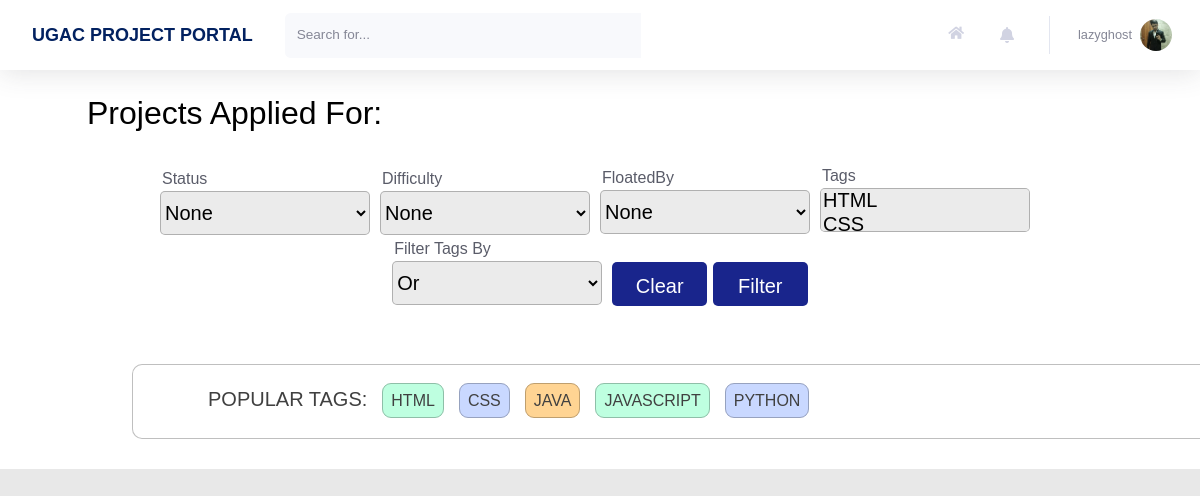
Page /profile/projects/view/?view=applied (signed in) on the earlier database version.
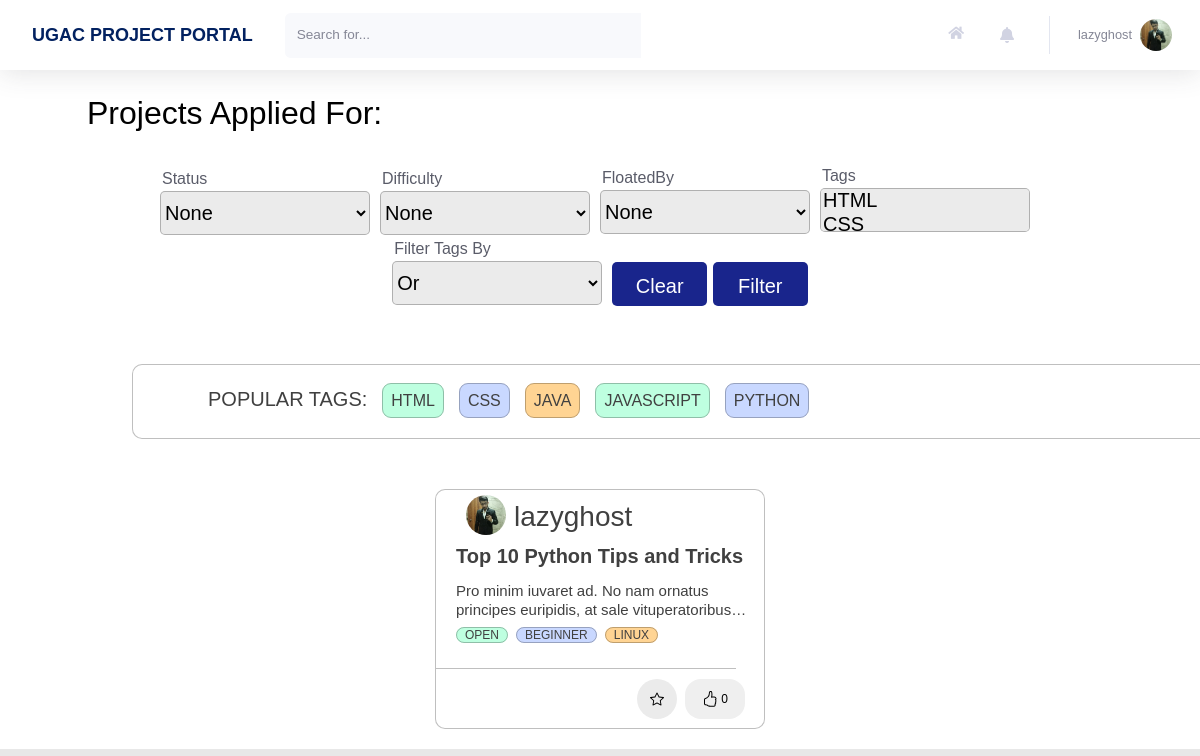
Same page on the later database version.
### users/models.py (models this page shows, shortened)
class Profile(models.Model):
    user = models.OneToOneField(User, on_delete=models.CASCADE)
    image = models.ImageField(default = 'default.jpg', upload_to='profile_pics', blank=True)
    rollno = models.CharField(max_length=10)
    year = models.CharField(max_length=30, choices = YEAR_CHOICES)
    branch = models.CharField(max_length=30, choices = BRANCH_CHOICES)
    techskills = models.TextField()
    starred_projects = models.ManyToManyField(Project, related_name='starred_projects', blank = True)
    liked_projects = models.ManyToManyField(Project, related_name='liked_projects', blank = True)
    cv = models.FileField(blank = True, upload_to='resumes',validators=[FileExtensionValidator(allowed_extensions=['pdf'])])
    linked_in_link = models.CharField(blank=True, max_length=100)
    portfolio_link = models.CharField(blank=True, max_length=100)
    github_link = models.CharField(blank=True, max_length=100)

### home/models.py (models this page shows, shortened)
class Tag(models.Model):
    Title = models.CharField(max_length=20)
    def __str__(self):
        return f"{self.Title}"

class Project(models.Model):
    Title = models.CharField(max_length=100)
    Description = models.TextField()
    FloatedBy = models.ForeignKey(User, on_delete=models.CASCADE,related_name="FloatedBy")
    Mentors = models.ManyToManyField(User,related_name='Mentors')
    Status = models.CharField(max_length=10, choices=STATUS_CHOICES, default='Open')
    OpenedFor = models.CharField(max_length=300)
    Difficulty = models.CharField(max_length=15, choices=DIFFICULTY_CHOICES, default='Beginner')
    PreRequisite = models.TextField()
    Tags = models.ManyToManyField(Tag, related_name='Tags')
    Duration = models.CharField(max_length=30, choices=DURATION_CHOICES)
    DatePosted = models.DateTimeField(default = timezone.now)
    SelectionCriteria = models.TextField()
    MailNotification = models.CharField(max_length=5, choices=NOTIFICATION_CHOICES,default='On')
    ApplyRequest = models.ManyToManyField(User, related_name='ApplyRequest', blank = True)
    AlreadyApplied = models.ManyToManyField(User, related_name='AlreadyApplied', blank = True)
    Likes = models.IntegerField(default=0)

### users/views.py (the view)
# urls.py: path('projects/view/', views.projects_view, name = 'projects-view'),
@login_required
def projects_view(request):
    req_projects, title, heading = get_projects_view_details(request)
    projects = get_filtered_projects(request, req_projects)
    projects = get_paginated_projects(request, projects)
    projects_id = get_user_projects_id(request.user)
    common_tags = get_most_common_tags(5)
    context = {
        'title': title,
        'users':User.objects.all(),
        'tags': Tag.objects.all(),
        'users_html':serialize("json", User.objects.all()),
        'tags_html':serialize("json", Tag.objects.all()),
        'projects': projects,
        'projects_id': projects_id,
        'notifications': Notification.objects.filter(user = request.user).order_by('-time'),
        'common_tags':common_tags,
        'heading': heading
    }
    return render(request, 'users/projects_view.html', context)

### users/templates/users/projects_view.html (shortened to what this page needs)
{% extends 'home/main.html' %}
{% load crispy_forms_tags %}
{% block headingBlock %}
<h2>{{ heading }}</h2>
{% endblock headingBlock %}

### home/templates/home/main.html (shortened to what this page needs)
{% extends 'home/base.html' %}
{% load static %}
{% load crispy_forms_tags %}
{% block customStylesheets %}
<link rel="stylesheet" type="text/css" href="{% static 'home/main.css' %}">
{% endblock customStylesheets %}
{% block content %}
{% block mainContentBlock %}
<div class="project_cards">
    {% block headingBlock %}{% endblock headingBlock %}
    <br>
    {% block filterBlock %}
    <form method="get" class="form-inline justify-content-lg-center h5 mb-0 text-gray-800 " style="width: 100%;">
        <div class="" style="padding-right:23px;width: 220px;">
            <label for="id_Status" style="font-size: 16px; font-weight: 300;float: left; ">Status</label>
            <select name="Status" id="id_Status" style="background-color:#EBEBEB; border: 1px solid rgba(0, 0, 0, 0.25); border-radius: 5px;width:210px; height:44px;">
                <option value="">None</option>
            </select>
        </div>
        <div class="" style="padding-right:23px; width: 220px;">
            <label for="id_Difficulty" style="font-size: 16px; font-weight: 300;float: left; ">Difficulty</label>
            <select name="Difficulty" id="id_Difficulty" style="background-color:#EBEBEB; border: 1px solid rgba(0, 0, 0, 0.25); border-radius: 5px;width:210px; height:44px;">
                <option value="">None</option>
            </select>
        </div>
        <div class="select2-selection select2-selection--single" style="padding-right:23px;width: 220px; margin-bottom: 2px;">
            <label for="id_FloatedBy" style="font-size: 16px; font-weight: 300;float: left; ">FloatedBy</label>
            <select name="FloatedBy" id="id_FloatedBy" class="searchable-select select2-selection__rendered" style="background-color:#EBEBEB; border: 1px solid rgba(0, 0, 0, 0.25); border-radius: 5px;width:210px; height:44px;">
                <option value="">None</option>
            </select>
        </div>
        <div class="" style="padding-right:23px;width: 220px; margin-bottom: 5px;">
            <label for="id_Tags" style="font-size: 16px; font-weight: 300;float: left; ">Tags</label>
            <select name="Tags" id="id_Tags" class="searchable-select-clearable select2-selection select2-selection--multiple" multiple="multiple" style="background-color:#EBEBEB; border: 1px solid rgba(0, 0, 0, 0.25); border-radius: 5px;width:210px; height:44px;">
                {% for TAG in tags %}
                <option value='{{TAG.id}}'>{{ TAG }}</option>
                {% endfor %}
            </select>
        </div>
        <div class="" style="padding-right:23px; width: 220px; margin-bottom: 5px;">
            <label for="id_FilterBy" style="font-size: 16px; font-weight: 300;float: left; ">Filter Tags By</label>
            <select name="FilterBy" id="id_FilterBy" style="background-color:#EBEBEB; border: 1px solid rgba(0, 0, 0, 0.25); border-radius: 5px;width:210px; height:44px;">
                <option value="Or" selected>Or</option>
            </select>
        </div>
        <div class="" style="padding-top: 20px;">
            <button type="button" onclick="clearFilters()" style="width: 95px; height: 44px; margin-left:0px; background: #19258C; color: white; border-radius: 5px; padding-top: 6px; border: 1px; padding-left: 12px; padding-right: 12px;">Clear</button>
            <button class="btn btn-primary" type="Submit" style="width: 95px; height: 44px; margin-left:0px; background: #19258C; color: white; border-radius: 5px; padding-top: 6px; padding-bottom: 1px;">Filter</button>
        </div>
    </form>
        <br>
    {% endblock filterBlock %}
    {% block tagsBlock %}
        <div class = "blog-container" style="flex: 1 0 45%; margin: 30px; width: 1260px; height: 75px; max-width: 1260px; margin-left: 45px; alignment: center; align-self: center; ">
        <div class="blog-tags-a" style="margin-left: 75px;">
        <br>
        <ul>
            POPULAR TAGS:
            {% for tag in common_tags %}
                <li style="margin-left: 15px;"><a href="/?Tags={{tag.id}}">{{ tag }}</a></li>
            {% endfor %}
        </ul>
        </div>
        </div>
    {% endblock tagsBlock %}
    {% block allProjectsBlock %}
    <div class="" style="display: flex; flex-wrap: wrap;justify-content:center;" id="all-projects">
        {% for project in projects %}
            <div id="projectNumber{{ project.id }}">
                <div class = "blog-container">
                    <div class="blog-header" style="display: flex; flex-wrap: wrap;">
                        <div class="blog-author--no-cover" style="background:url('{{project.FloatedBy.profile.image.url}}');background-size: cover; border-radius: 50%; display: inline-block;height: 40px;margin-right: 0.5rem;background-position: center;top: 8px;width: 40px; top: 27px; left: 28px; margin-top: 5px; ">
                        </div>
                        <span style="flex: 1 0 45%; ">
                            <h3 style="margin-top: 10px; color:#858796;"><a href="{% url 'profile' project.FloatedBy.id %}">{{project.FloatedBy}}</a></h3>
                        </span>
                    </div>
                    <div class="blog-body">
                        <div class="blog-title demo-a">
                            <h1><a href="/project/?project_id={{project.id}}">{{ project.Title }}</a></h1>
                        </div>
                        <div class="blog-summary demo-2">
                            <p>{{project.Description}}</p>
                        </div>
                        <div class="blog-tags">
                        <br class="main-br">
                            <ul>
                                <li><a href="/?Status={{project.Status}}">{{project.Status}}</a></li>
                                <li><a href="/?Difficulty={{project.Difficulty}}">{{project.Difficulty}}</a></li>
                                {% for tag in project.Tags.all %}
                                    {% if forloop.counter <= 4 %}
                                        <li>
                                            <a href="/?Tags={{tag.id}}">{{ tag }}</a>
                                        </li>
                                    {% endif %}
                                {% endfor %}
                            </ul>
                        </div>
                    </div>
                    <hr class="main-page-hr" >
                    <div class="blog-footer">
                        <ul>
                            <li>
                                {% if project.id not in projects_id.4 %}
                                    <button class="btn btn-primary btn-circle btn-block task" style="margin-left: 700px;" task = "Star" project_id={{project.id}} page_number={{projects.number}}>
                                    </button>
                                {% endif %}
                            </li>
                            <li>
                                {% if project.id not in projects_id.1 %}
                                    <button type="button" class="task" style="margin-right: 1.2rem; width: 60px;height:40px; border: none;border-radius: 16px;" task = "Like" project_id={{project.id}} page_number={{projects.number}}>
                                    {{project.Likes}}
                                    </button>
                                {% endif %}
                            </li>
                        </ul>
                    </div>
                </div>
            </div>
        {% endfor %}
    </div>
    {% endblock allProjectsBlock %}
    {% endblock mainContentBlock %}
    {% endblock content %}

### home/templates/home/base.html (shortened to what this page needs)
{% load static %}
<!DOCTYPE html>
<html lang="en">
    <head>
        {% block stylesheets %}
        <link rel="stylesheet" type="text/css" href="{% static 'home/style.css' %}">
        <link rel="stylesheet" type="text/css" href="{% static 'home/cards.css' %}">
        {% endblock stylesheets %}
        {% block customStylesheets %}{% endblock customStylesheets %}
        {% block ajaxBlock %}
        <link href="https://cdnjs.cloudflare.com/ajax/libs/select2/4.0.3/css/select2.min.css" rel="stylesheet" />
        {% endblock ajaxBlock %}
        <link rel="stylesheet" href="https://pro.fontawesome.com/releases/v5.10.0/css/all.css" />
    </head>
    {% block mainBlock %}
    <body id="page-top">
        <div id="wrapper">
            <div id="content-wrapper" class="d-flex flex-column">
                <div id="content" style="background: white;">
                    <nav class="navbar navbar-expand navbar-light bg-white topbar mb-4 static-top shadow">
                        <div class="sidebar-brand-text mx-3" style="color: #022160; font-size: large; font-weight: bold"> UGAC PROJECT PORTAL </div>
                        <form method="POST" action="{{request.get_full_path}}" class="d-none d-sm-inline-block form-inline mr-auto ml-md-3 my-2 my-md-0 mw-100 navbar-search">
                            <div class="input-group">
                                <input type="text" class="form-control bg-light border-0 small" placeholder="Search for..." aria-label="Search" aria-describedby="basic-addon2" name="search">
                                <div class="input-group-append">
                                </div>
                            </div>
                        </form>
                        <ul class="navbar-nav ml-auto">
                            <a class="nav-link" href="{% url 'home' %}" role="button" style="margin-top: 13px;">
                                <i class="fas fa-home fa-fw fa-sm mr-2 text-gray-400"></i>
                            </a>
                            <li class="nav-item dropdown no-arrow mx-1">
                                <a class="nav-link dropdown-toggle" id="alertsDropdown" role="button" data-toggle="dropdown" aria-haspopup="true" aria-expanded="false">
                                    <i class="fas fa-bell fa-fw"></i>
                                </a>
                            </li>
                            <li class="nav-item dropdown no-arrow">
                                <a class="nav-link dropdown-toggle" id="userDropdown" role="button" data-toggle="dropdown" aria-haspopup="true" aria-expanded="false">
                                    <span class="mr-2 d-none d-lg-inline text-gray-600 small">{{user.username}}</span>
                                    <img class="img-profile rounded-circle" src="{{user.profile.image.url}}">
                                </a>
                            </li>
                        </ul>
                    </nav>
                    <div class="container-fluid">
                        {% block content %}{% endblock content %}
                    </div>
                </div>
            </div>
        </div>
    </body>
    {% endblock mainBlock %}
</html>

Differences in the rows shown:
now on this page (row edited): Project: FloatedBy.profile.image (picture), FloatedBy "lazyghost", Title "Top 10 Python Tips and Tricks", Description "Pro minim iuvaret ad. No nam ornatus principes euripidis, at sale…", Status "OPEN", Difficulty "BEGINNER", Likes "0"
now on this page (row unchanged): Tag: Title "LINUX", shown under "lazyghost"
